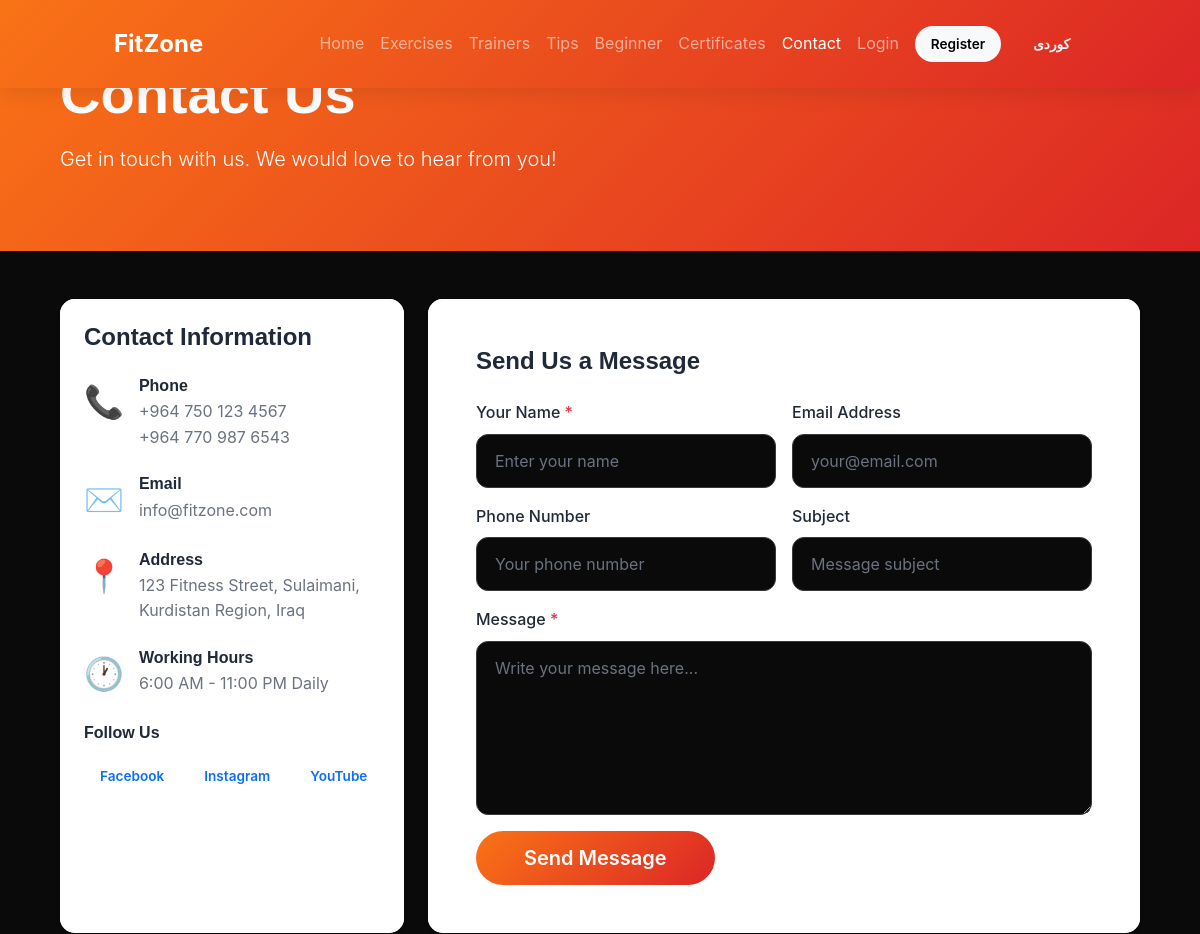
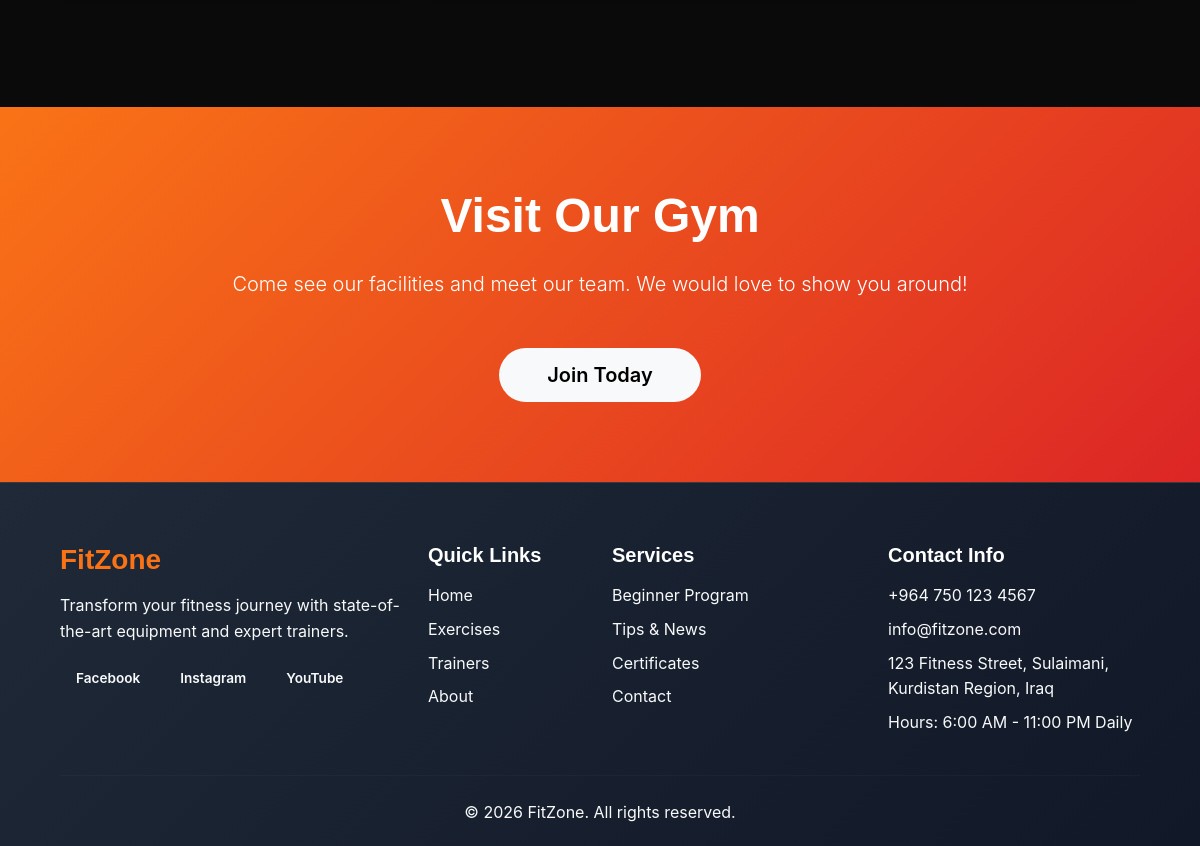
The page /contact.php on the database its author committed (2 pictures, top to bottom).
### tables this page shows
CREATE TABLE `settings` (
    `id` INT PRIMARY KEY AUTO_INCREMENT,
    `setting_key` VARCHAR(100) NOT NULL UNIQUE,
    `setting_value` TEXT,
    `setting_value_ku` TEXT,
    `setting_type` ENUM('text', 'textarea', 'number', 'boolean', 'json', 'image', 'color') DEFAULT 'text',
    `category` VARCHAR(50) DEFAULT 'general',
    `label` VARCHAR(100),
    `label_ku` VARCHAR(100),
    `description` VARCHAR(255),
    `sort_order` INT DEFAULT 0,
    `updated_at` TIMESTAMP DEFAULT CURRENT_TIMESTAMP ON UPDATE CURRENT_TIMESTAMP
);

### contact.php (the view, shortened to what the rows shown need)
<?php
require_once 'includes/config.php';
require_once 'includes/functions.php';
include 'includes/header.php';
?>
<div class="page-header" style="background: linear-gradient(135deg, #f97316 0%, #dc2626 100%); padding: 60px 0; color: white;">
    <div class="container">
        <h1 class="display-4 fw-bold mb-3"><?= __('Contact Us', 'پەیوەندیمان پێوەبکە') ?></h1>
    </div>
</div>
<div class="container py-5">
    <div class="row g-4">
        <div class="col-lg-4">
            <div class="card shadow-sm h-100" style="border: none; border-radius: 15px; background: white;">
                <div class="card-body p-4" style="background: white;">
                    <div class="mb-4">
                        <div class="d-flex align-items-start mb-3">
                            <div>
                                <h6 class="fw-bold mb-1" style="color: #1f2937;"><?= __('Phone', 'تەلەفۆن') ?></h6>
                                <p class="mb-0" style="color: #6b7280;"><?= e(getSetting('site_phone')) ?></p>
                                <?php if ($phone2 = getSetting('site_phone_secondary')): ?>
                                    <p class="mb-0" style="color: #6b7280;"><?= e($phone2) ?></p>
                                <?php endif; ?>
                            </div>
                        </div>
                    </div>
                    <div class="mb-4">
                        <div class="d-flex align-items-start mb-3">
                            <div>
                                <h6 class="fw-bold mb-1" style="color: #1f2937;"><?= __('Email', 'ئیمەیڵ') ?></h6>
                                <p class="mb-0" style="color: #6b7280;"><?= e(getSetting('site_email')) ?></p>
                            </div>
                        </div>
                    </div>
                    <div class="mb-4">
                        <div class="d-flex align-items-start mb-3">
                            <div>
                                <h6 class="fw-bold mb-1" style="color: #1f2937;"><?= __('Address', 'ناونیشان') ?></h6>
                                <p class="mb-0" style="color: #6b7280;"><?= e(getSetting('site_address', $lang)) ?></p>
                            </div>
                        </div>
                    </div>
                    <div class="mb-4">
                        <div class="d-flex align-items-start mb-3">
                            <div>
                                <h6 class="fw-bold mb-1" style="color: #1f2937;"><?= __('Working Hours', 'کاتژمێری کار') ?></h6>
                                <p class="mb-0" style="color: #6b7280;"><?= e(getSetting('working_hours', $lang)) ?></p>
                            </div>
                        </div>
                    </div>
                </div>
            </div>
        </div>
    </div>
</div>
<section style="padding: 80px 0; background: linear-gradient(135deg, #f97316 0%, #dc2626 100%); color: white; margin-top: 60px;">
    <div class="container text-center">
        <h2 class="display-5 fw-bold mb-4"><?= __('Visit Our Gym', 'سەردانی جیمەکەمان بکە') ?></h2>
    </div>
</section>
<?php include 'includes/footer.php'; ?>

### includes/navbar.php (shortened to what the rows shown need)
<?php
$lang = getCurrentLang();
?>
<nav class="navbar navbar-expand-lg navbar-dark sticky-top" style="background: linear-gradient(135deg, #f97316 0%, #dc2626 100%); box-shadow: 0 4px 20px rgba(0,0,0,0.1);">
    <div class="container">
        <a class="navbar-brand fw-bold" href="<?= SITE_URL ?>/index.php" style="font-size: 1.5rem;">
            <?= e(getSetting('site_name', $lang)) ?>
        </a>
        <div class="collapse navbar-collapse" id="navbarNav">
            <ul class="navbar-nav ms-auto align-items-center">
            </ul>
        </div>
    </div>
</nav>

### includes/footer.php (shortened to what the rows shown need)
    <footer class="footer" style="background: linear-gradient(135deg, #1f2937 0%, #111827 100%); color: white; padding: 60px 0 20px;">
        <div class="container">
            <div class="row g-4">
                <div class="col-lg-4 col-md-6">
                    <h3 class="fw-bold mb-3" style="color: #f97316;"><?= e(getSetting('site_name', $lang)) ?></h3>
                    <p class="text-light"><?= e(getSetting('site_description', $lang)) ?></p>
                    <div class="d-flex gap-2 mt-3">
                        <?php if ($fb = getSetting('social_facebook')): ?>
                            <a href="<?= e($fb) ?>" target="_blank" class="btn btn-sm btn-outline-light">Facebook</a>
                        <?php endif; ?>
                        <?php if ($ig = getSetting('social_instagram')): ?>
                            <a href="<?= e($ig) ?>" target="_blank" class="btn btn-sm btn-outline-light">Instagram</a>
                        <?php endif; ?>
                        <?php if ($yt = getSetting('social_youtube')): ?>
                            <a href="<?= e($yt) ?>" target="_blank" class="btn btn-sm btn-outline-light">YouTube</a>
                        <?php endif; ?>
                    </div>
                </div>
                <div class="col-lg-3 col-md-6">
                    <ul class="list-unstyled">
                        <li class="mb-2 text-light"><?= e(getSetting('site_phone')) ?></li>
                        <li class="mb-2 text-light"><?= e(getSetting('site_email')) ?></li>
                        <li class="mb-2 text-light"><?= e(getSetting('site_address', $lang)) ?></li>
                        <li class="mb-2 text-light"><?= __('Hours:', 'کاتژمێر:') ?> <?= e(getSetting('working_hours', $lang)) ?></li>
                    </ul>
                </div>
            </div>
            <div class="text-center text-light">
                <p class="mb-0">&copy; <?= date('Y') ?> <?= e(getSetting('site_name', $lang)) ?>. <?= __('All rights reserved.', 'هەموو مافەکان پارێزراون.') ?></p>
            </div>
        </div>
    </footer>
</body>
</html>

### rows shown on the page
settings: setting_value "FitZone"
settings: setting_value "+964 750 123 4567"
settings: setting_value "+964 770 987 6543"
settings: setting_value "info@fitzone.com"
settings: setting_value "123 Fitness Street, Sulaimani, Kurdistan Region, Iraq"
settings: setting_value "6:00 AM - 11:00 PM Daily"
settings: setting_value "Transform your fitness journey with state-of-the-art equipment and expert trainers."

### other values the page prints
__('Home', 'سەرەتا') "Home"
__('Exercises', 'ڕاهێنانەکان') "Exercises"
__('Trainers', 'ڕاهێنەرەکان') "Trainers"
__('Tips', 'ئامۆژگاری') "Tips"
__('Beginner', 'سەرەتایی') "Beginner"
__('Certificates', 'بڕوانامە') "Certificates"
__('Contact', 'پەیوەندی') "Contact"
__('Login', 'چوونەژوورەوە') "Login"
__('Register', 'تۆمارکردن') "Register"
__('Contact Us', 'پەیوەندیمان پێوەبکە') "Contact Us"
__('Contact Information', 'زانیاری پەیوەندی') "Contact Information"
__('Phone', 'تەلەفۆن') "Phone"
__('Email', 'ئیمەیڵ') "Email"
__('Address', 'ناونیشان') "Address"
__('Working Hours', 'کاتژمێری کار') "Working Hours"
